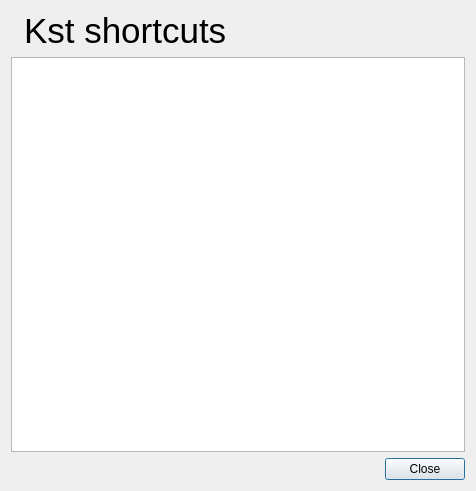
<?xml version="1.0" encoding="UTF-8"?>
<ui version="4.0">
 <class>ShortcutDialog</class>
 <widget class="QDialog" name="ShortcutDialog">
  <property name="geometry">
   <rect>
    <x>0</x>
    <y>0</y>
    <width>476</width>
    <height>491</height>
   </rect>
  </property>
  <property name="windowTitle">
   <string comment="kst is the name of the app.">Kst keyboard shortcuts</string>
  </property>
  <layout class="QGridLayout" name="gridLayout">
   <item row="0" column="0">
    <layout class="QHBoxLayout">
     <item>
      <widget class="QLabel" name="label">
       <property name="text">
        <string/>
       </property>
       <property name="pixmap">
        <pixmap resource="../images/icons.qrc">:/kst.png</pixmap>
       </property>
      </widget>
     </item>
     <item>
      <widget class="QLabel" name="_toplabel">
       <property name="font">
        <font>
         <pointsize>26</pointsize>
        </font>
       </property>
       <property name="text">
        <string comment="the name of the app, but no other meaning.">Kst shortcuts</string>
       </property>
      </widget>
     </item>
    </layout>
   </item>
   <item row="0" column="1">
    <spacer>
     <property name="orientation">
      <enum>Qt::Horizontal</enum>
     </property>
     <property name="sizeHint" stdset="0">
      <size>
       <width>40</width>
       <height>20</height>
      </size>
     </property>
    </spacer>
   </item>
   <item row="1" column="0" colspan="2">
    <widget class="QTextEdit" name="text"/>
   </item>
   <item row="2" column="1">
    <widget class="QDialogButtonBox" name="buttonBox">
     <property name="orientation">
      <enum>Qt::Horizontal</enum>
     </property>
     <property name="standardButtons">
      <set>QDialogButtonBox::Close</set>
     </property>
    </widget>
   </item>
  </layout>
 </widget>
 <resources>
  <include location="../images/icons.qrc"/>
 </resources>
 <connections>
  <connection>
   <sender>buttonBox</sender>
   <signal>clicked(QAbstractButton*)</signal>
   <receiver>ShortcutDialog</receiver>
   <slot>accept()</slot>
   <hints>
    <hint type="sourcelabel">
     <x>191</x>
     <y>257</y>
    </hint>
    <hint type="destinationlabel">
     <x>191</x>
     <y>138</y>
    </hint>
   </hints>
  </connection>
 </connections>
</ui>
